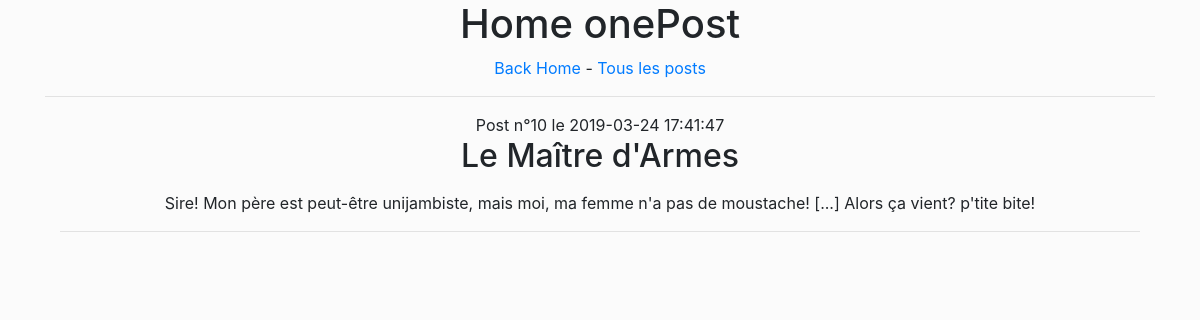
/blogFromScratch/index.php?route=onePost&id=10, run on the app's committed database.
### tables this page shows
CREATE TABLE IF NOT EXISTS `posts` (
  `id` int(11) NOT NULL AUTO_INCREMENT,
  `title` varchar(255) NOT NULL,
  `post` text NOT NULL,
  `create_date` datetime NOT NULL DEFAULT CURRENT_TIMESTAMP,
  PRIMARY KEY (`id`)
);

### blogFromScratch/Controller/MainController.php (called while the page is built, shortened)
<?php
class MainController{
  private $modelObject;
  public function __construct(){
    $this->bddObject = new BDDConnect();
    $this->modelObject = new Model( $this->bddObject->getConnect());
  }
public function showOnePost($id){
  $onePost = $this->modelObject->getOnePostWithID($id);
  include('Views/onePost.php');
}
}

### blogFromScratch/index.php (called while the page is built, shortened)
<?php
	require('Controller/BDDConnect.php');
	require('Controller/MainController.php');
	require('Controller/model.php');
	$myRouter = new Router();
	$myRouter->checkRoute();
 ?>

### blogFromScratch/Controller/BDDConnect.php (called while the page is built, shortened)
<?php
class BDDconnect
{
    private $BDDName = 'posts';
  private $IdMyAdmin = 'root';
  private $PwdMyAdmin = 'FUdYla3dPuA8u2qh';
  private $db;
	public function getConnect()
	{
		return $this->db;
	}
	private function BDDConnect()
	{
		try
		{
			$this->db = new PDO('mysql:host=localhost;dbname='.$this->BDDName.';charset=utf8', $this->IdMyAdmin , $this->PwdMyAdmin);
		}
		catch (PDOException $e)
		{
			echo 'Connexion échouée : ' . $e->getMessage();
		}
	}
}

### blogFromScratch/Controller/model.php (called while the page is built, shortened)
<?php
class Model{
  private $dbConnect;
  public function __construct($dbConnect){
    $this->dbConnect = $dbConnect;
  }
  public function getOnePostWithID($id){
    $sql = 'SELECT * FROM posts WHERE id = :ID';
    $req = $this->dbConnect->prepare($sql);
    $req-> execute(array('ID' => $id));
    if($req->rowCount() == 1){
      $result = $req->fetchAll(PDO::FETCH_OBJ);
      return $result;
    }else {
      header('location: ?route= ');
    }
  }
}

### blogFromScratch/Views/onePost.php (the view, shortened to what this page needs)
<!DOCTYPE html>
<html lang="fr" dir="ltr">
<head>
  <link rel="stylesheet" href="https://maxcdn.bootstrapcdn.com/bootstrap/4.0.0/css/bootstrap.min.css">
    <link rel="stylesheet" href="css/style.css">
</head>
<body>
  <div class="container">
    <div class="row text-center">
      <div class="col-lg-12">
        <h1>Home onePost</h1>
        <a href="?route=home">Back Home</a>
         - <a href="?route=allposts">Tous les posts</a>
        <hr>
        <?php
        for ($i=0; $i< count($onePost); $i++){
          echo '<div class="col-lg-12 text-center align-items-center justify-content-center">Post n°'.$onePost[$i]->id;
          echo ' le '.$onePost[$i]->create_date;
          echo '<h2>'.$onePost[$i]->title.'</h2>';
          echo '<p>'.$onePost[$i]->post.'</p>';
          echo '<hr></div>';
        }
        ?>
    </div>
  </div>
</body>
</html>

### blogFromScratch/css/style.css (style rules this page uses)
body { background-color: rgba(216, 216, 216, 0.09); }

### data on the page
posts: id "10", create_date "2019-03-24 17:41:47", title "Le Maître d'Armes", post "Sire! Mon père est peut-être unijambiste, mais moi, ma femme n'a pas de moustache! [...] Alors ça vient? p'tite bite!"
